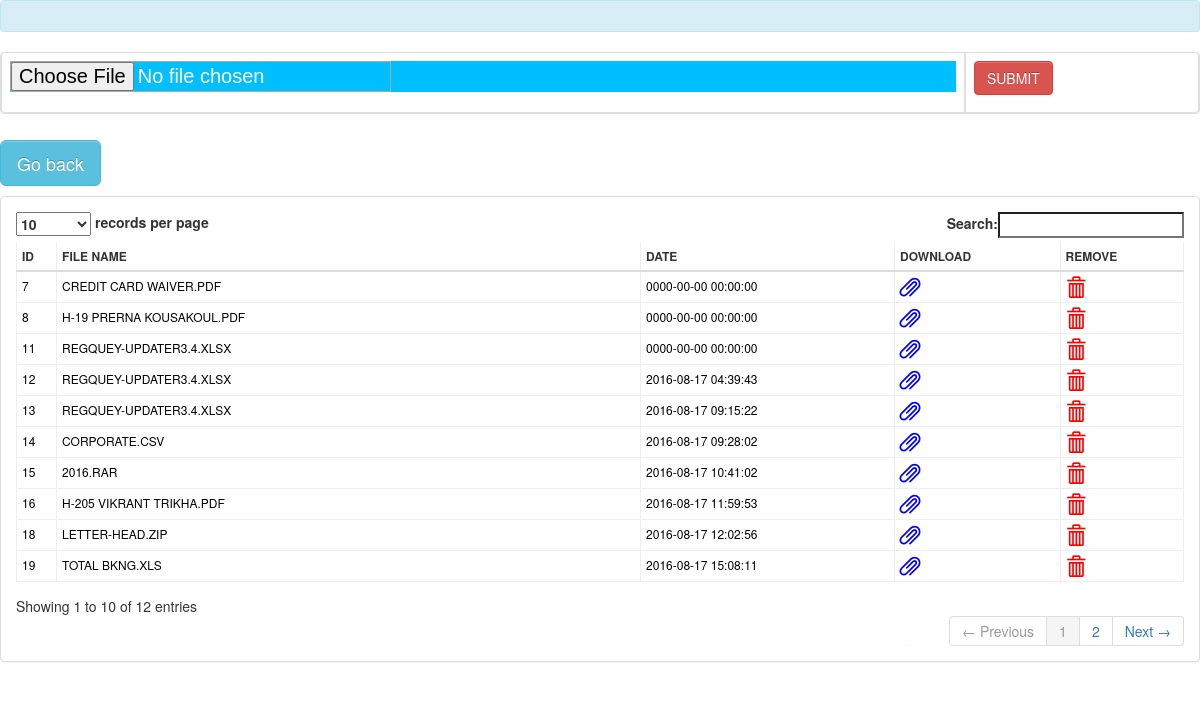
Screenshot of /course_materials.php with the database file from the repository.
### tables this page shows
CREATE TABLE IF NOT EXISTS `upload` (
  `id` int(10) unsigned NOT NULL auto_increment,
  `name` varchar(255) NOT NULL,
  `date` datetime NOT NULL,
  PRIMARY KEY  (`id`)
);

### course_materials.php (the view, shortened to what this page needs)
<html>
<html>
<body>
<link href="css/bootstrap.css" rel="stylesheet" type="text/css" media="screen">
<link rel="stylesheet" type="text/css" href="css/DT_bootstrap.css">
<link rel="stylesheet" type="text/css" href="css/font-awesome.css">
<link rel="stylesheet" href="css/bootstrap.min.css">
<link rel="stylesheet" href="font-awesome/css/font-awesome.min.css"/>
</head>
<?php include('dbcon.php'); ?>
	<div class="alert alert-info">
                            </div>
							<table cellpadding="0" cellspacing="0" border="0" class="table table-bordered">
			<tr><td><form enctype="multipart/form-data"  action="" id="wb_Form1" name="form" method="post">
					<input type="file" name="photo" id="photo"  required="required"></td>
					<td><input type="submit" class="btn btn-danger" value="SUBMIT" name="submit">
			</form> <strong></strong></tr></td></table>
							 <div class="col-md-18">
	<div class="container-fluid" style="margin-top:0px;">
   <div class = "row">
   	 <div>
     	<br />
      <p>
         <a href="../lecturer_view.php" class="btn btn-info btn-lg">Go back</a>
      </p>
    </div>
		<div class="panel panel-default">
			<div class="panel-body">
				<div class="table-responsive">
							<form method="post" action="delete.php" >
                        <table cellpadding="0" cellspacing="0" border="0" class="table table-condensed" id="example">
                            <thead>
                                <tr>
                                    <th>ID</th>
                                    <th>FILE NAME</th>
                                   <th>Date</th>
				<th>Download</th>
				<th>Remove</th>
                                </tr>
                            </thead>
                            <tbody>
							<?php
							$query=mysqli_query($conn,"select * from upload ORDER BY id DESC");
							while($row=mysqli_fetch_array($query)){
							$name=$row['name'];
							?>
										<tr>
                                         <td><?php echo $row['id'] ?></td>
                                         <td><?php echo $row['name'] ?></td>
                                         <td><?php echo $row['date'] ?></td>
										<td>
				<a href="download.php?filename=<?php echo $name;?>" title="click to download"><span class="glyphicon glyphicon-paperclip" style="font-size:20px; color:blue" download></span></a>
				</td>
				<td>
				<a href="delete.php?del=<?php echo $row['id']?>"><span class="glyphicon glyphicon-trash" style="font-size:20px; color:red"></span></a>
				</td>
                                </tr>
						          <?php } ?>
                            </tbody>
                        </table>
                            </div>
        </div>
        </div>
        </div>
    </div>
</body>
</html>

### course_materials.php (style rules this page uses)
.table tr th { border:#eee 1px solid; position:relative; #font-family:"Times New Roman", Times, serif; font-size:12px; text-transform:uppercase; }
table tr td { border:#eee 1px solid; color:#000; position:relative; #font-family:"Times New Roman", Times, serif; font-size:12px; text-transform:uppercase; }
#wb_Form1 { background-color: #00BFFF; border: 0px #000 solid; }
#photo { border: 1px #A9A9A9 solid; background-color: #00BFFF; color: #fff; font-family:Arial; font-size: 20px; }

### rows the page displays
upload: id "19", name "TOTAL BKNG.XLS", date "2016-08-17 15:08:11"
upload: id "18", name "LETTER-HEAD.ZIP", date "2016-08-17 12:02:56"
upload: id "16", name "H-205 VIKRANT TRIKHA.PDF", date "2016-08-17 11:59:53"
upload: id "15", name "2016.RAR", date "2016-08-17 10:41:02"
upload: id "14", name "CORPORATE.CSV", date "2016-08-17 09:28:02"
upload: id "13", name "REGQUEY-UPDATER3.4.XLSX", date "2016-08-17 09:15:22"
upload: id "12", name "REGQUEY-UPDATER3.4.XLSX", date "2016-08-17 04:39:43"
upload: id "11", name "REGQUEY-UPDATER3.4.XLSX", date "0000-00-00 00:00:00"
upload: id "8", name "H-19 PRERNA KOUSAKOUL.PDF", date "0000-00-00 00:00:00"
upload: id "7", name "CREDIT CARD WAIVER.PDF", date "0000-00-00 00:00:00"
